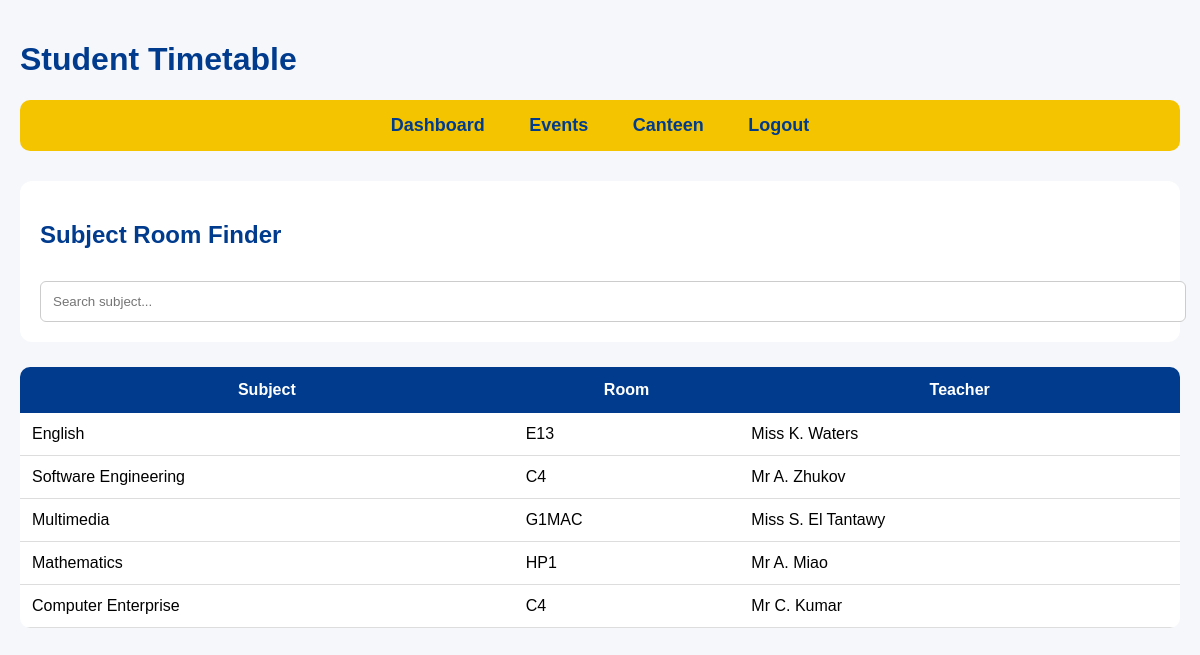
Page /timetable (signed in) on the earlier database version.
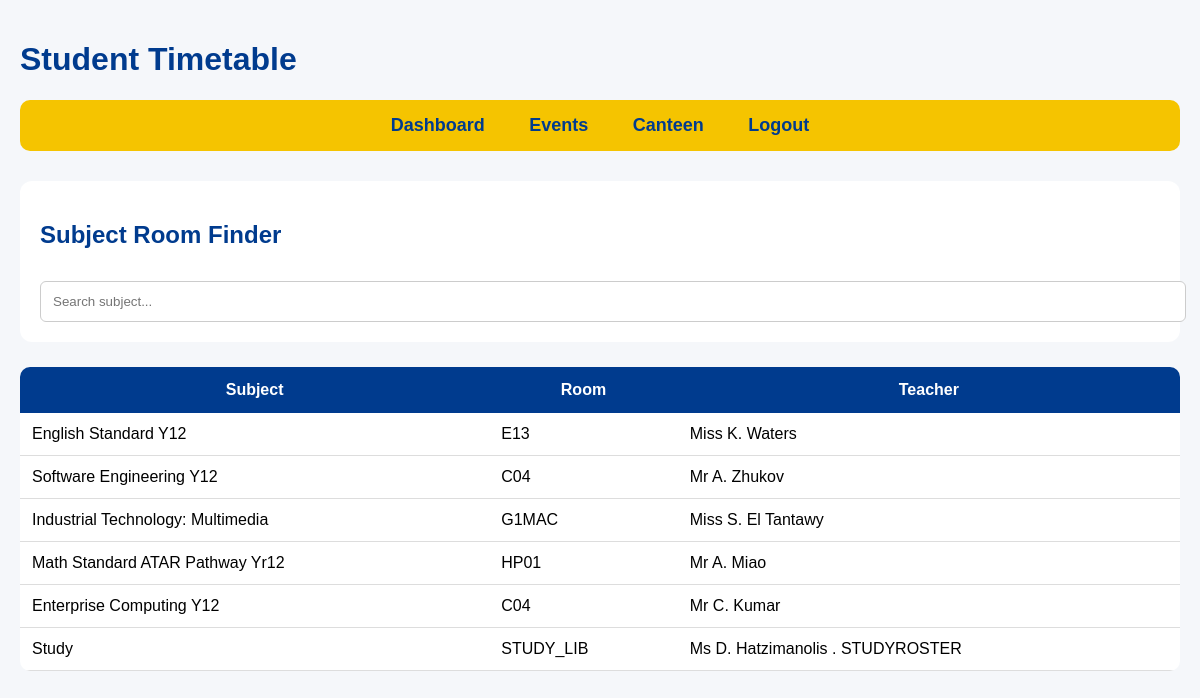
Same page on the later database version.
### school-system/app.py (models this page shows)
class Timetable(db.Model):
    id = db.Column(db.Integer, primary_key=True)
    username = db.Column(db.String(100))
    period = db.Column(db.String(10))
    subject = db.Column(db.String(100))
    room = db.Column(db.String(100))
    teacher = db.Column(db.String(100))

### school-system/app.py (the view)
@app.route("/timetable")
def timetable():
    if "user" not in session:
        return redirect(url_for("login"))
    user_timetable = Timetable.query.filter_by(
        username=session["user"]
    ).all()
    return render_template(
        "timetable.html",
        timetable=user_timetable
    )

### school-system/templates/timetable.html (shortened to what this page needs)
<!DOCTYPE html>
<html>
<head>
    <link rel="stylesheet"
    href="{{ url_for('static', filename='style.css') }}">
</head>
<body>
<h1>Student Timetable</h1>
<nav>
    <a href="/dashboard">Dashboard</a>
    <a href="/events">Events</a>
    <a href="/canteen">Canteen</a>
    <a href="/logout">Logout</a>
</nav>
<div class="search-box">
    <h2>Subject Room Finder</h2>
    <input
        type="text"
        id="subjectSearch"
        placeholder="Search subject..."
        onkeyup="searchSubject()"
    >
</div>
<table id="subjectTable">
    <tr>
        <th>Subject</th>
        <th>Room</th>
        <th>Teacher</th>
    </tr>
    {% for class_item in timetable %}
    <tr>
        <td>{{ class_item.subject }}</td>
        <td>{{ class_item.room }}</td>
        <td>{{ class_item.teacher }}</td>
    </tr>
    {% endfor %}
</table>
</body>
</html>

### school-system/static/style.css (style rules this page uses)
body { font-family: Arial, sans-serif; background-color: #f5f7fa; margin: 0; padding: 20px; }
nav { background: #f5c400; padding: 15px; border-radius: 10px; margin-bottom: 30px; text-align: center; }
nav a { color: #003b8e; text-decoration: none; font-weight: bold; margin: 0 20px; font-size: 18px; }
h1, h2 { color: #003b8e; }
table { width: 100%; border-collapse: collapse; background: white; border-radius: 10px; overflow: hidden; margin-top: 20px; }
th { background: #003b8e; color: white; padding: 14px; }
td { padding: 12px; border-bottom: 1px solid #ddd; }
input { width: 100%; padding: 12px; margin-top: 12px; border-radius: 6px; border: 1px solid #ccc; }
.search-box { background: white; padding: 20px; border-radius: 12px; margin-bottom: 25px; }
#subjectSearch { width: 100%; padding: 12px; border-radius: 6px; border: 1px solid #ccc; }

Differences in the rows shown:
changed Timetable "Miss K. Waters": subject "English" → "English Standard Y12"
changed Timetable "Mr A. Zhukov": subject "Software Engineering" → "Software Engineering Y12"; room "C4" → "C04"
changed Timetable "G1MAC": subject "Multimedia" → "Industrial Technology: Multimedia"
changed Timetable "Mr A. Miao": subject "Mathematics" → "Math Standard ATAR Pathway Yr12"; room "HP1" → "HP01"
changed Timetable "Mr C. Kumar": subject "Computer Enterprise" → "Enterprise Computing Y12"; room "C4" → "C04"
added Timetable: subject "Study", room "STUDY_LIB", teacher "Ms D. Hatzimanolis . STUDYROSTER"
